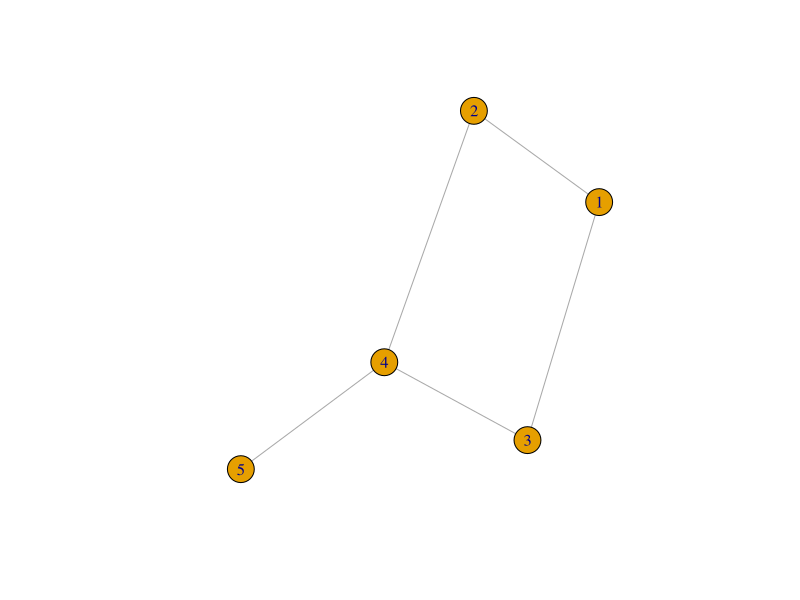

The R source for this figure:
library(igraph)
graph1 <- graph(edges = c(4,7,4,8,8,7,7,2,2,8,2,6,6,1,1,3,1,10,10,5,1,11,11,2), n=11, directed=F )
gr1_adj <- as.matrix(as_adj(graph1),11,11)
g1 <- graph(edges = c(1,2,1,3,2,4,3,4,4,5), n=5, directed=F )
g1_adj <- as.matrix(as_adj(g1),5,5)
print (g1_adj)
plot(g1)
PlCC=function(gr_adj)
{
	dist=gr_adj
	dist[which(dist == 0)] = Inf
	diag(dist)=0
	d=dim(dist)[1]
	print (dim(dist)[1])
	k=1
	PCC=c()
	pcc=c()
	for (x in 1:d)
	{
		for(y in 1:d)
		{
			if (dist[x,y]==k )
			{
				#pcc=rbind(pcc,c(x,y))
				#print(pcc)
			}
		}
	PCC=list(PCC,pcc)
	}
	print ('PCC')
	print (PCC)
	
	 
 	
 	while(length(which(dist == Inf))!=0 && k<4)
 	{
 		pcc=list()
 		for (u in 1:d)
 		{
 			for (v in 1:d)
 			{
 				if (dist[u,v]==k)
 				{
 					for (w in c(1:d)[-u][-v])
 					{
 						if (dist[v,w]==k )
 						{
 							dist[u,w]=k+1
 							for (C in PCC)
 							{
 							#print(PCC[1,])
 							}
 							#pcc=rbind(pcc,c(,y))
 						#print (dist[v,w])
 						#print (which(dist[v,w]==k))
 						#print(rbind(u,v,w))	
 						}
 						
 					}
 				}
 			}
 			#print(1 in (c(PCC[1,])))
 		}
 		k=k+1
	}
print(dist)
}

PlCC(g1_adj)